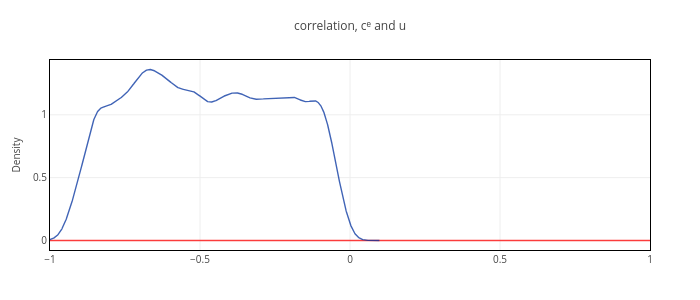
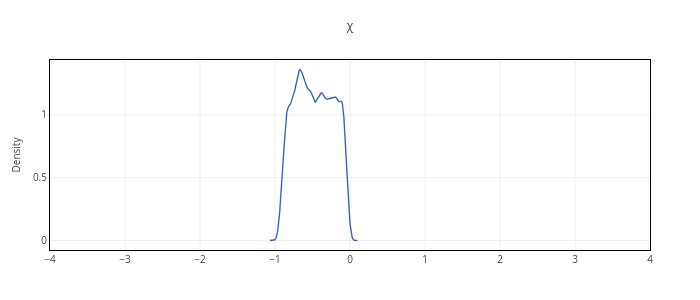

Notebook code for these charts, in order:
### Code cell
# ----- CoVariance -----

# - Chart
figures_covar    = Array{Any}(undef, 1)

if par_size.Q_cov > 0
    title = "correlation, cᵉ and u";
    k = kde(chain_θ_bound[par_size.R+par_size.d+par_size.Z + par_size.Z_plus + par_size.Q+1, :]);
    println("correlation: ", mean(chain_θ_bound[par_size.R+par_size.d+par_size.Z + par_size.Z_plus + par_size.Q+1, :]))

elseif par_size.H > 0
    title = "Contemporaneous Effect of u on cᵉ";
    k = kde(chain_θ_bound[par_size.R+par_size.d+par_size.Z + par_size.Z_plus + par_size.Q+par_size.Q_cov+1, :]);
    println("Contemporaneous effect: ", mean(chain_θ_bound[par_size.R+par_size.d+par_size.Z + par_size.Z_plus + par_size.Q+par_size.Q_cov+1, :]))
else
    println("No parameter estimated.")
    title = "";
    k = kde(zeros(1, 2));
end

kde_x         = k.x;
x_prior       = collect(-1.0:0.01:1.0);
kde_prior     = pdf(Normal(0, 1000), x_prior);
kde_posterior = k.density;

trace1 = pltjs.scatter(x=x_prior, y=kde_prior, line=attr(width=1.4, color=c2), name="Prior", showlegend=false);
trace2 = pltjs.scatter(x=kde_x, y=kde_posterior, line=attr(width=1.4, color=c1), name="Posterior", showlegend=false);

layout = pltjs.Layout(;title=title, titlefont=attr(size=12),
                        xaxis=attr(tickfont_size=10, showgrid=true, linecolor="black", mirror=true, zeroline=false, titlefont=attr(size=10), range=[-1.0, 1.0]),
                        yaxis=attr(tickfont_size=10, showgrid=true, linecolor="black", mirror=true, zeroline=false, titlefont=attr(size=10), title="Density"));

figures_covar[1]= pltjs.plot([trace1; trace2], layout);



figures_covar[1].plot.layout["width"]  = 700;
figures_covar[1].plot.layout["height"] = 300;
display(figures_covar[1])

if par_size.T > 0

    χ = kde(chain_θ_bound[par_size.R+par_size.d+par_size.Z+par_size.Q+par_size.Q_cov+par_size.H+par_size.c+1, :]);
    kde_x        = χ.x;

    trace1 = pltjs.scatter(x=kde_x, y=χ.density, line=attr(width=1.4, color=c1), name="Posterior", showlegend=false);

    layout = pltjs.Layout(;title="χ", titlefont=attr(size=12),
                            xaxis=attr(tickfont_size=10, showgrid=true, linecolor="black", mirror=true, zeroline=false, titlefont=attr(size=10), range=[-4.0, 4.0]),
                            yaxis=attr(tickfont_size=10, showgrid=true, linecolor="black", mirror=true, zeroline=false, titlefont=attr(size=10), title="Density"));
    fig_chi = pltjs.plot([trace1], layout);
    fig_chi.plot.layout["width"]  = 700;
    fig_chi.plot.layout["height"] = 300;
    display(fig_chi)
end

### Figure 1 — Plotly figure (JSON) as saved in the notebook; plotly's stock layout.template omitted (floating-point values rounded to 4 significant figures; data arrays with more than 128 entries replaced by an {"elided": "..."} marker saying what was removed)
{"data": [{"line": {"color": "rgba(255, 0, 0, .75)", "width": 1.4}, "name": "Prior", "showlegend": false, "type": "scatter", "x": {"elided": "201 float values"}, "y": {"elided": "201 float values"}}, {"line": {"color": "rgba(0, 48, 158, .75)", "width": 1.4}, "name": "Posterior", "showlegend": false, "type": "scatter", "x": {"elided": "2048 float values"}, "y": {"elided": "2048 float values"}}], "layout": {"height": 300, "margin": {"b": 50, "l": 50, "r": 50, "t": 60}, "title": "correlation, cᵉ and u", "titlefont": {"size": 12}, "width": 700, "xaxis": {"linecolor": "black", "mirror": true, "range": [-1, 1], "showgrid": true, "tickfont": {"size": 10}, "titlefont": {"size": 10}, "zeroline": false}, "yaxis": {"linecolor": "black", "mirror": true, "showgrid": true, "tickfont": {"size": 10}, "title": "Density", "titlefont": {"size": 10}, "zeroline": false}}}

### Figure 2 — Plotly figure (JSON) as saved in the notebook; plotly's stock layout.template omitted (floating-point values rounded to 4 significant figures; data arrays with more than 128 entries replaced by an {"elided": "..."} marker saying what was removed)
{"data": [{"line": {"color": "rgba(0, 48, 158, .75)", "width": 1.4}, "name": "Posterior", "showlegend": false, "type": "scatter", "x": {"elided": "2048 float values"}, "y": {"elided": "2048 float values"}}], "layout": {"height": 300, "margin": {"b": 50, "l": 50, "r": 50, "t": 60}, "title": "χ", "titlefont": {"size": 12}, "width": 700, "xaxis": {"linecolor": "black", "mirror": true, "range": [-4, 4], "showgrid": true, "tickfont": {"size": 10}, "titlefont": {"size": 10}, "zeroline": false}, "yaxis": {"linecolor": "black", "mirror": true, "showgrid": true, "tickfont": {"size": 10}, "title": "Density", "titlefont": {"size": 10}, "zeroline": false}}}
